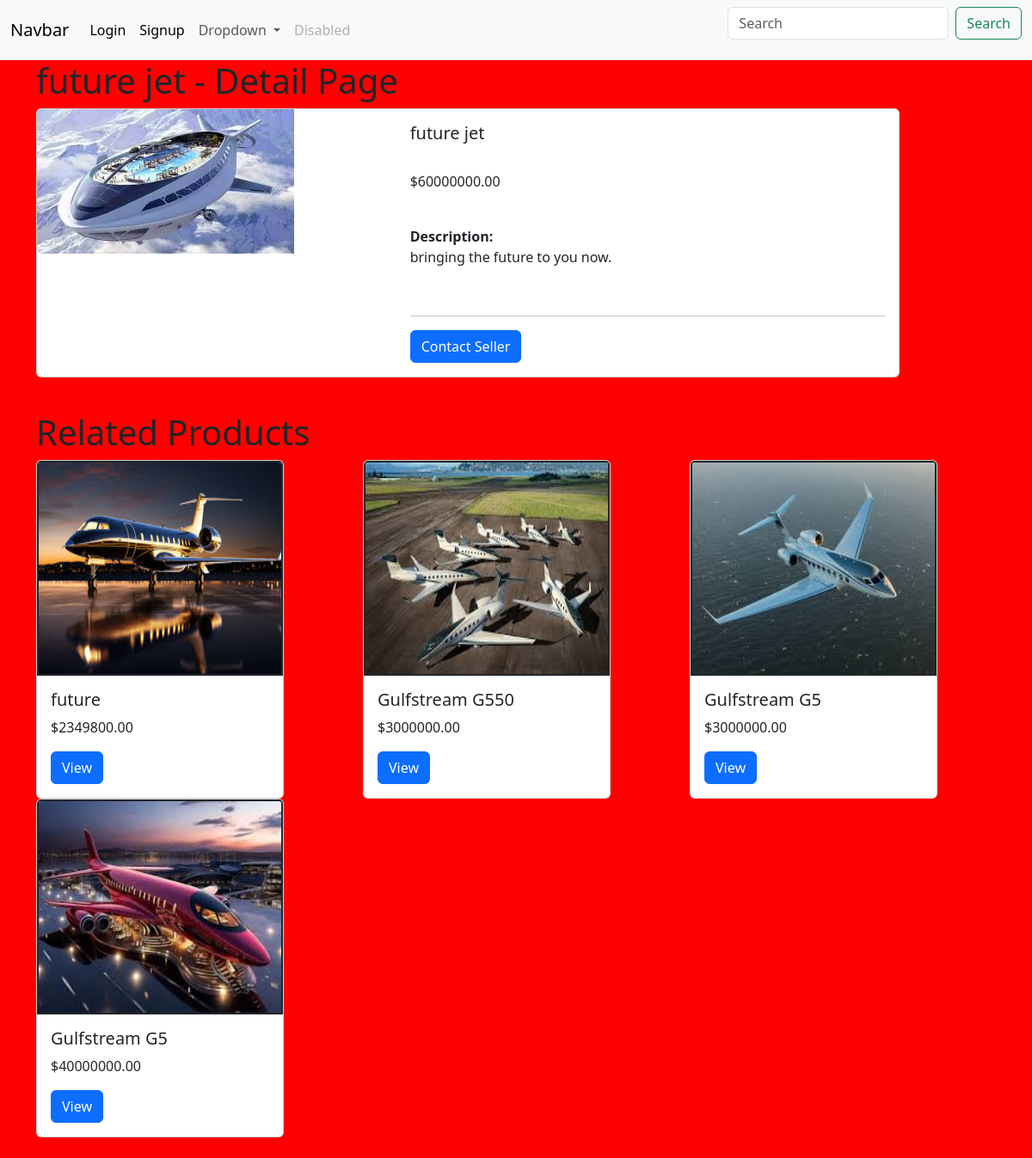
/detail/4/, run on the app's committed database.
### movie/models.py (models this page shows, shortened)
class Product(models.Model):
    category = models.ForeignKey(Category, related_name="products", on_delete=models.CASCADE)
    name = models.CharField(max_length=100)
    price = models.DecimalField(decimal_places=2, max_digits=10)
    description = models.TextField()
    is_sold = models.BooleanField(default=False)
    stock = models.IntegerField()
    created_by = models.ForeignKey(User, related_name="products", on_delete=models.CASCADE)
    created_at = models.DateTimeField(auto_now_add=True)
    modified_at = models.DateTimeField(auto_now=True)
    image = models.ImageField(upload_to="images")

### movie/views.py (the view)
# urls.py: path("detail/<pk>/", views.detail, name="detail"),
def detail(request, pk):
    product = get_object_or_404(Product, pk=pk)
    related_products = Product.objects.filter(category=product.category).exclude(pk=pk)
    context = {
        "product": product,
        "related_products": related_products,
    }
    return render(request, "movie/detail.html", context)

### templates/movie/detail.html (shortened to what this page needs)
 {% extends 'movie/base.html' %}
    {% block content %}
    <h1>{{ product.name }} - Detail Page</h1>
    <div class="card mb-3" style="max-width: 90%;">
      <div class="row g-0">
        <div class="col-md-5">
          <img src="{{ product.image.url }}" class="img-fluid rounded-start" alt="...">
        </div>
        <div class="col-md-7">
          <div class="card-body">
            <h5 class="card-title">{{ product.name }}</h5><br>
            <p class="card-text">${{ product.price }}</p><br>
            <p class="card-text"><strong>Description:</strong><br>{{ product.description }}</p>
            <br>
            <hr>
            {% if request.user == product.created_by %}
              <a href="{% url 'movie:edit-item' product.pk %}" class="btn btn-success">Edit</a>
              <a href="{% url 'movie:delete' product.pk %}" class="btn btn-danger">Delete</a>
            {% else %}
              <a href="" class="btn btn-primary">Contact Seller</a>
            {% endif %}
          </div>
        </div>
      </div>
    </div>
    <br>
    <h1>Related Products</h1>
    <div class="row">
      {% if related_products %}
        {% for product in related_products %}
        <div class="col">
            <div class="card" style="width: 18rem;">
              <img src="{{ product.image.url }}" class="card-img-top" alt="..." height="250;" border="2px solid green;">
              <div class="card-body">
                <h5 class="card-title">{{ product.name }}</h5>
                <p class="card-text">${{ product.price }}</p>
                <a href="{% url 'movie:detail' product.pk %}" class="btn btn-primary">View</a>
              </div>
            </div>
        </div>
        {% endfor %}
      {% else %}
        <p>There is no related products for this category</p>
      {% endif %}
    </div>
 {% endblock content %}

### static/css/styles.css (style rules this page uses)
body { background-color : red; }

### data on the page
Product: name "future jet", image (picture), price "60000000.00", description "bringing the future to you now."
Product: image (picture), name "future", price "2349800.00"
Product: image (picture), name "Gulfstream G550", price "3000000.00"
Product: image (picture), name "Gulfstream G5", price "3000000.00"
Product: image (picture), name "Gulfstream G5", price "40000000.00"
